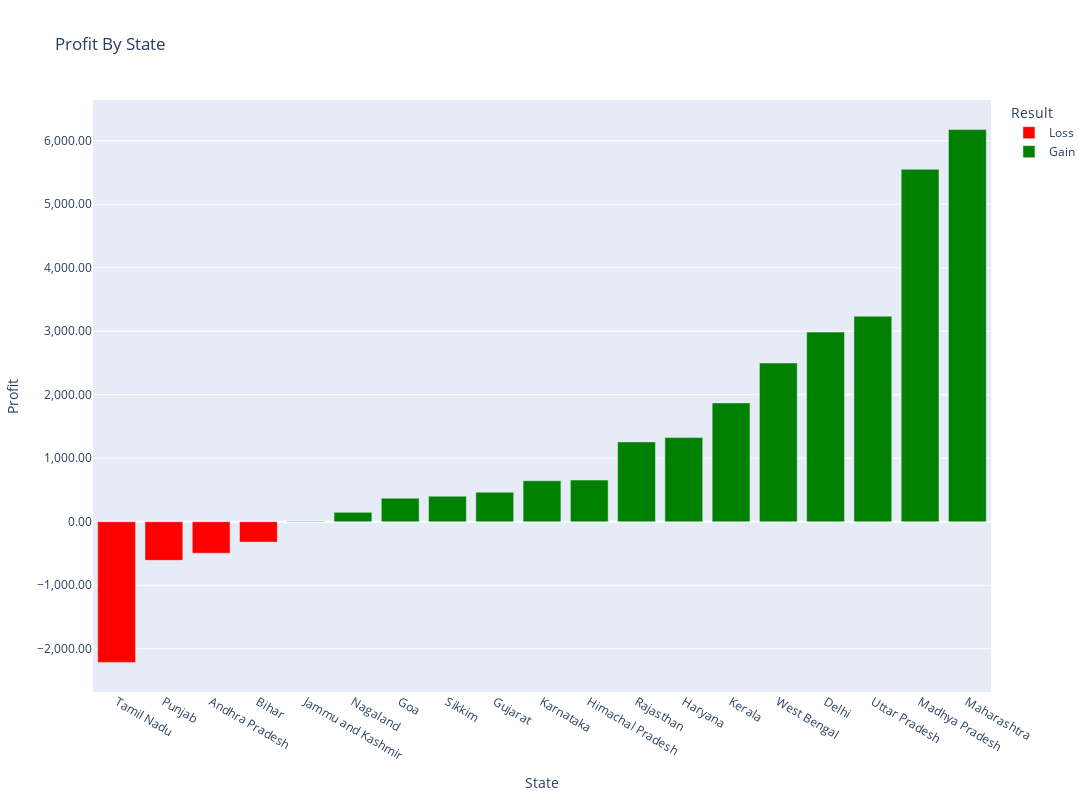

The notebook cell this image was saved under:
### Code cell
# Now we can continue plotting business result by State
fig_state = px.bar(profit_state, x = 'State', y = 'Profit', color = 'Color',
                   title = 'Profit By State',
                   labels = dict(State = 'State', Profit = 'Profit',  Color = 'Result'),
                   color_discrete_map={ 
                       'Loss':'red',
                       'Gain':'green'}, width = 1200, height = 800)
fig_state.update_layout(yaxis_tickformat = ',.2f')
fig_state.update_xaxes(tickangle = 30)
fig_state.show()

### Figure 1 — Plotly figure (JSON) as saved in the notebook; plotly's stock layout.template omitted (floating-point values rounded to 4 significant figures)
{"data": [{"alignmentgroup": "True", "hovertemplate": "Result=Loss<br>State=%{x}<br>Profit=%{y}<extra></extra>", "legendgroup": "Loss", "marker": {"color": "red", "pattern": {"shape": ""}}, "name": "Loss", "offsetgroup": "Loss", "orientation": "v", "showlegend": true, "textposition": "auto", "type": "bar", "x": ["Tamil Nadu", "Punjab", "Andhra Pradesh", "Bihar"], "xaxis": "x", "y": [-2216, -609, -496, -321], "yaxis": "y"}, {"alignmentgroup": "True", "hovertemplate": "Result=Gain<br>State=%{x}<br>Profit=%{y}<extra></extra>", "legendgroup": "Gain", "marker": {"color": "green", "pattern": {"shape": ""}}, "name": "Gain", "offsetgroup": "Gain", "orientation": "v", "showlegend": true, "textposition": "auto", "type": "bar", "x": ["Jammu and Kashmir", "Nagaland", "Goa", "Sikkim", "Gujarat", "Karnataka", "Himachal Pradesh", "Rajasthan", "Haryana", "Kerala ", "West Bengal", "Delhi", "Uttar Pradesh", "Madhya Pradesh", "Maharashtra"], "xaxis": "x", "y": [8, 148, 370, 401, 465, 645, 656, 1257, 1325, 1871, 2500, 2987, 3237, 5551, 6176], "yaxis": "y"}], "layout": {"barmode": "relative", "height": 800, "legend": {"title": {"text": "Result"}, "tracegroupgap": 0}, "title": {"text": "Profit By State"}, "width": 1200, "xaxis": {"anchor": "y", "autorange": true, "domain": [0, 1], "range": [-0.5, 18.5], "tickangle": 30, "title": {"text": "State"}, "type": "category"}, "yaxis": {"anchor": "x", "autorange": true, "domain": [0, 1], "range": [-2682.0, 6642.0], "tickformat": ",.2f", "title": {"text": "Profit"}, "type": "linear"}}}
